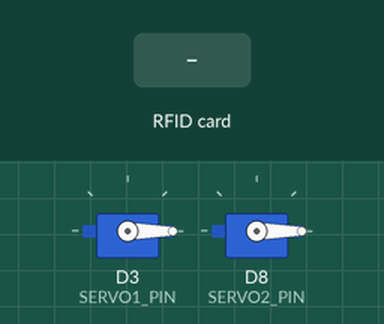
Bench run of a sketch on a simulated ESP8266 (NodeMCU). Parts: 2 × servo. Inputs (shaded band) come from the test bench. WiFi joins after 1.5 s; servers stay silent unless stated; uploads are accepted with an empty reply; what the sketch prints to the serial monitor is not drawn.

Above: at 2.7 s.
2.8 s: RFID card 71 10 F6 7B held to the reader
At 3.7 s:
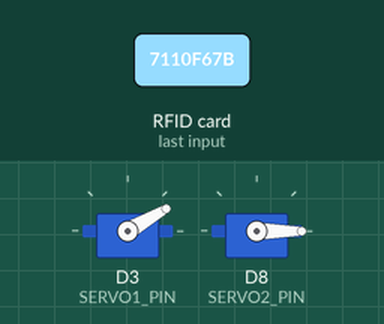
4.3 s: RFID card 33 87 CD 28 held to the reader
At 5.6 s:
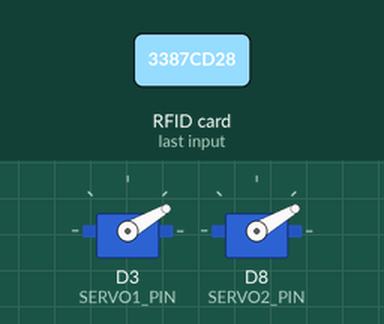
6.5 s: RFID card 71 10 F6 7B held to the reader
At 8.5 s:
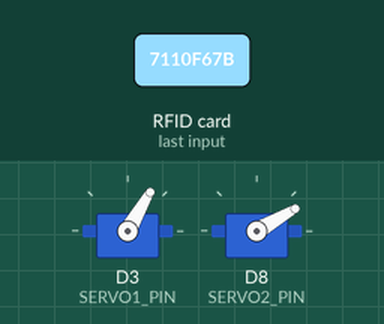
8.8 s: RFID card 33 87 CD 28 held to the reader
At 10.6 s:
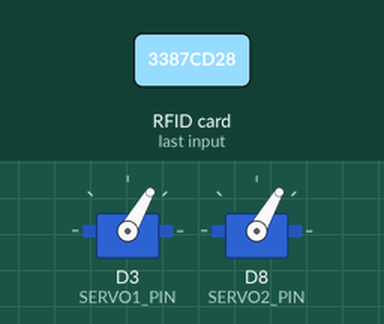
Timing chart, 0 to 12.1 s (numbered marks = the images above; inputs shaded):
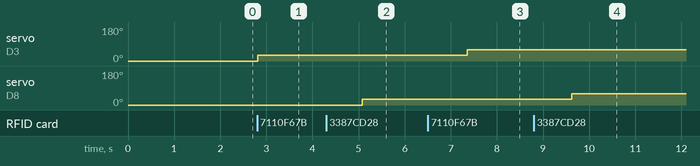

The sketch:

medicine.ino
```cpp
#include <SPI.h>
#include <MFRC522.h>
#include <Servo.h>
#include <ESP8266WiFi.h>
#include <WiFiClientSecure.h>

// WiFi credentials
const char* ssid = "Rohit";
const char* password = "12345678";

// Google Apps Script Web App (original deployment URL)
const char* host = "script.google.com";
const int httpsPort = 443;
const String url = "/macros/s/AKfycbxzOpC9NpWfGVgtJsfup1UCJvR5Yl7mS6yBcwzxY-0ioBJSg_Sp-prE4MUoPcj3jxEejQ/exec";

// RFID pins
#define SS_PIN  D4
#define RST_PIN D0

// Servo pins
#define SERVO1_PIN D3
#define SERVO2_PIN D8

MFRC522 rfid(SS_PIN, RST_PIN);
Servo servo1;
Servo servo2;

byte card1[4] = {0x71, 0x10, 0xF6, 0x7B }; // Rohit
byte card2[4] = {0x33, 0x87, 0xCD, 0x28}; // Kayam

int angles[] = {0, 30, 60, 90, 120, 150, 180};
const int angleCount = sizeof(angles) / sizeof(angles[0]);

int index1 = 0;
int index2 = 0;

void setup() {
  Serial.begin(115200);
  SPI.begin();
  rfid.PCD_Init();

  servo1.attach(SERVO1_PIN, 500, 2500);
  servo2.attach(SERVO2_PIN, 500, 2500);

  servo1.write(0);
  servo2.write(0);

  WiFi.begin(ssid, password);
  Serial.print("Connecting to WiFi");
  while (WiFi.status() != WL_CONNECTED) {
    delay(500);
    Serial.print(".");
  }
  Serial.println("\nWiFi connected!");
}

bool compareUID(byte *uid1, byte *uid2) {
  for (byte i = 0; i < 4; i++) {
    if (uid1[i] != uid2[i]) return false;
  }
  return true;
}

void sendToGoogleSheet(String uid, String name, String medicine) {
  WiFiClientSecure client;
  client.setInsecure(); // Ignore SSL certificate

  if (!client.connect(host, httpsPort)) {
    Serial.println("❌ Connection to Google Sheets failed.");
    return;
  }

  String postData = "{\"uid\":\"" + uid + "\",\"name\":\"" + name + "\",\"medicine\":\"" + medicine + "\"}";
  Serial.print("📤 Sending data: ");
  Serial.println(postData);

  String request = String("POST ") + url + " HTTP/1.1\r\n" +
                   "Host: " + host + "\r\n" +
                   "Content-Type: application/json\r\n" +
                   "Content-Length: " + postData.length() + "\r\n\r\n" +
                   postData;

  client.print(request);

  while (client.connected()) {
    String line = client.readStringUntil('\n');
    if (line == "\r") break;
    Serial.println(line);
  }

  String response = client.readString();
  Serial.println(" Server Response: " + response);
}

void rotateNext(Servo &servo, int &currentIndex, const char* label) {
  currentIndex = (currentIndex + 1) % angleCount;
  int angle = angles[currentIndex];
  servo.write(angle);
  Serial.print(" ");
  Serial.print(label);
  Serial.print(" moved to angle: ");
  Serial.println(angle);
}

String uidToString(byte *uid, byte length) {
  String uidStr = "";
  for (byte i = 0; i < length; i++) {
    uidStr += String(uid[i], HEX);
  }
  return uidStr;
}

void loop() {
  if (!rfid.PICC_IsNewCardPresent() || !rfid.PICC_ReadCardSerial()) return;

  String uidStr = uidToString(rfid.uid.uidByte, rfid.uid.size);
  Serial.print("UID Detected: ");
  Serial.println(uidStr);

  if (compareUID(rfid.uid.uidByte, card1)) {
    rotateNext(servo1, index1, "Servo 1");
    sendToGoogleSheet("0x7110F67B", "Rohit", "Paracetamol");
  } else if (compareUID(rfid.uid.uidByte, card2)) {
    rotateNext(servo2, index2, "Servo 2");
    sendToGoogleSheet("0x3387CD28", "Kayam", "Cetirizine");
  } else {
    Serial.println("Unknown card. No action.");
  }

  rfid.PICC_HaltA();
  rfid.PCD_StopCrypto1();
  delay(1000);
}
```

Measured:
- after the input at 2.8 s, servo on D3 (SERVO1_PIN): 0° → 30° at once
- after the input at 4.3 s, servo on D8 (SERVO2_PIN): 0° → 30° after 0.78 s
- after the input at 6.5 s, servo on D3 (SERVO1_PIN): 30° → 60° after 0.85 s
- after the input at 8.8 s, servo on D8 (SERVO2_PIN): 30° → 60° after 0.82 s
